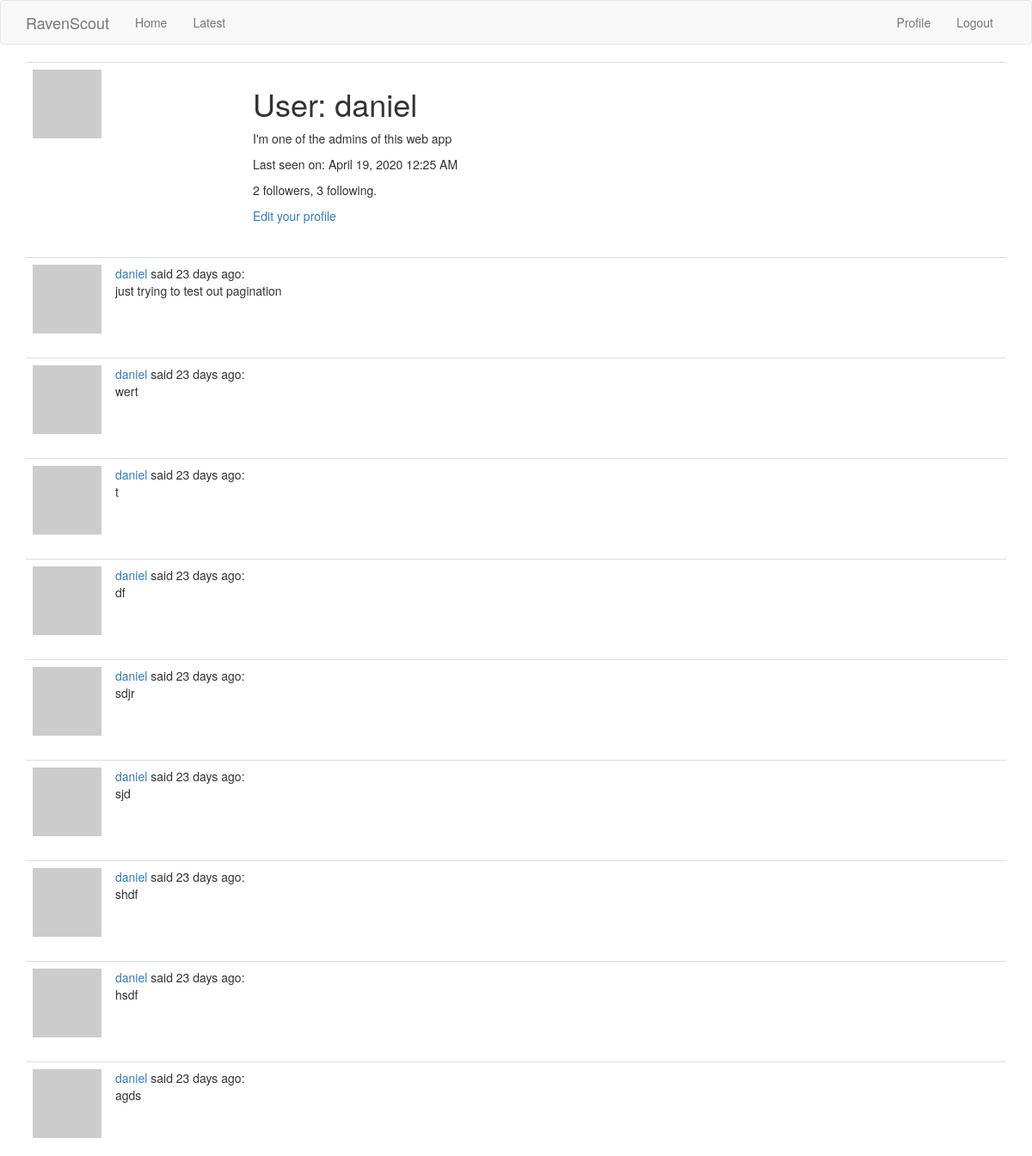
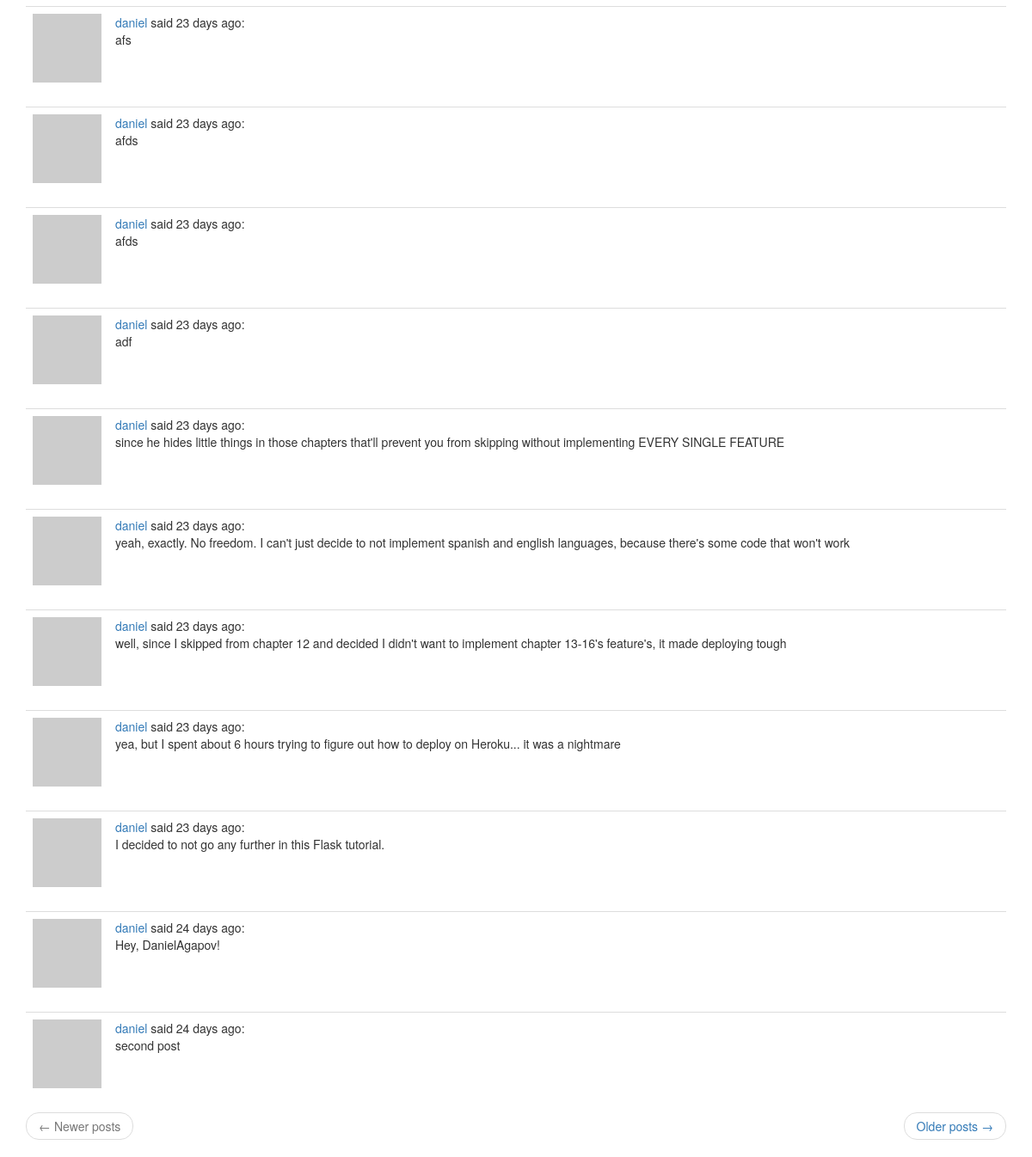
The app's page /user/daniel (signed in) with its own data (2 pictures, top to bottom).
### app/models.py (models this page shows, shortened)
class User(UserMixin, db.Model):
    id = db.Column(db.Integer, primary_key=True)
    username = db.Column(db.String(64), index=True, unique=True)
    email = db.Column(db.String(120), index=True, unique=True)
    password_hash = db.Column(db.String(128))
    posts = db.relationship('Post', backref='author', lazy='dynamic')
    about_me = db.Column(db.String(140))
    last_seen = db.Column(db.DateTime, default=datetime.utcnow)
    followed = db.relationship(
        'User', secondary=followers,
        primaryjoin=(followers.c.follower_id == id),
        secondaryjoin=(followers.c.followed_id == id),
        backref=db.backref('followers', lazy='dynamic'), lazy='dynamic')
    def avatar(self, size):
        digest = md5(self.email.lower().encode('utf-8')).hexdigest()
        return 'https://www.gravatar.com/avatar/{}?d=identicon&s={}'.format(
            digest, size)

class Post(db.Model):
    id = db.Column(db.Integer, primary_key=True)
    body = db.Column(db.String(140))
    timestamp = db.Column(db.DateTime, index=True, default=datetime.utcnow)
    user_id = db.Column(db.Integer, db.ForeignKey('user.id'))

### app/routes.py (the view)
@app.route('/user/<username>')
@login_required
def user(username):
    user = User.query.filter_by(username=username).first_or_404()
    page = request.args.get('page', 1, type=int)
    posts = user.posts.order_by(Post.timestamp.desc()).paginate(
        page, app.config['POSTS_PER_PAGE'], False)
    next_url = url_for('user', username=user.username, page=posts.next_num) \
        if posts.has_next else None
    prev_url = url_for('user', username=user.username, page=posts.prev_num) \
        if posts.has_prev else None
    return render_template('user.html', user=user, posts=posts.items,
                           next_url=next_url, prev_url=prev_url, title='Profile |')

### app/models.py (called while the page is built)
@login.user_loader
def load_user(id):
    return User.query.get(int(id))

### app/routes.py (called while the page is built)
@app.before_request
def before_request():
    if current_user.is_authenticated:
        current_user.last_seen = datetime.utcnow()
        db.session.commit()

### app/templates/user.html
{% extends "base.html" %}
{% block app_content %}
    <table class="table table-hover">
        <tr>
            <td width="256px"><img src="{{ user.avatar(256) }}"></td>
            <td>
                <h1>User: {{ user.username }}</h1>
                {% if user.about_me %}<p>{{ user.about_me }}</p>{% endif %}
                {% if user.last_seen %}<p>Last seen on: {{ moment(user.last_seen).format('LLL') }}</p>{% endif %}
                <p>{{ user.followers.count() }} followers, {{ user.followed.count() }} following.</p>
                {% if user == current_user %}
                <p><a href="{{ url_for('edit_profile') }}">Edit your profile</a></p>
                {% elif not current_user.is_following(user) %}
                <p><a href="{{ url_for('follow', username=user.username) }}">Follow</a></p>
                {% else %}
                <p><a href="{{ url_for('unfollow', username=user.username) }}">Unfollow</a></p>
                {% endif %}
            </td>
        </tr>
    </table>
    {% for post in posts %}
        {% include '_post.html' %}
    {% endfor %}
    <nav aria-label="...">
        <ul class="pager">
            <li class="previous{% if not prev_url %} disabled{% endif %}">
                <a href="{{ prev_url or '#' }}">
                    <span aria-hidden="true">&larr;</span> Newer posts
                </a>
            </li>
            <li class="next{% if not next_url %} disabled{% endif %}">
                <a href="{{ next_url or '#' }}">
                    Older posts <span aria-hidden="true">&rarr;</span>
                </a>
            </li>
        </ul>
    </nav>
{% endblock %}

### app/templates/_post.html
<table class="table table-hover">
    <tr>
        <td width="70px">
            <a href="{{ url_for('user', username=post.author.username) }}">
                <img src="{{ post.author.avatar(70) }}" />
            </a>
        </td>
        <td>
            <a href="{{ url_for('user', username=post.author.username) }}">
                {{ post.author.username }}
            </a>
            said {{ moment(post.timestamp).fromNow() }}:
            <br>
            {{ post.body }}
        </td>
    </tr>
</table>

### records on screen
User: username "daniel", about_me "I'm one of the admins of this web app", last_seen "April 19, 2020 12:25 AM"
Post: author.username "daniel", timestamp "23 days ago", body "just trying to test out pagination"
Post: author.username "daniel", timestamp "23 days ago", body "wert"
Post: author.username "daniel", timestamp "23 days ago", body "t"
Post: author.username "daniel", timestamp "23 days ago", body "df"
Post: author.username "daniel", timestamp "23 days ago", body "sdjr"
Post: author.username "daniel", timestamp "23 days ago", body "sjd"
Post: author.username "daniel", timestamp "23 days ago", body "shdf"
Post: author.username "daniel", timestamp "23 days ago", body "hsdf"
Post: author.username "daniel", timestamp "23 days ago", body "agds"
Post: author.username "daniel", timestamp "23 days ago", body "afs"
Post: author.username "daniel", timestamp "23 days ago", body "afds"
Post: author.username "daniel", timestamp "23 days ago", body "afds"
Post: author.username "daniel", timestamp "23 days ago", body "adf"
Post: author.username "daniel", timestamp "23 days ago", body "since he hides little things in those chapters that'll prevent you from skipping without implementing EVERY SINGLE FEATURE"
Post: author.username "daniel", timestamp "23 days ago", body "yeah, exactly. No freedom. I can't just decide to not implement spanish and english languages, because there's some code that won't work"
Post: author.username "daniel", timestamp "23 days ago", body "well, since I skipped from chapter 12 and decided I didn't want to implement chapter 13-16's feature's, it made deploying tough"
Post: author.username "daniel", timestamp "23 days ago", body "yea, but I spent about 6 hours trying to figure out how to deploy on Heroku... it was a nightmare"
Post: author.username "daniel", timestamp "23 days ago", body "I decided to not go any further in this Flask tutorial."
Post: author.username "daniel", timestamp "24 days ago", body "Hey, DanielAgapov!"
Post: author.username "daniel", timestamp "24 days ago", body "second post"

### other values on screen
{{ user.followers.count() }} "2"
{{ user.followed.count() }} "3"
